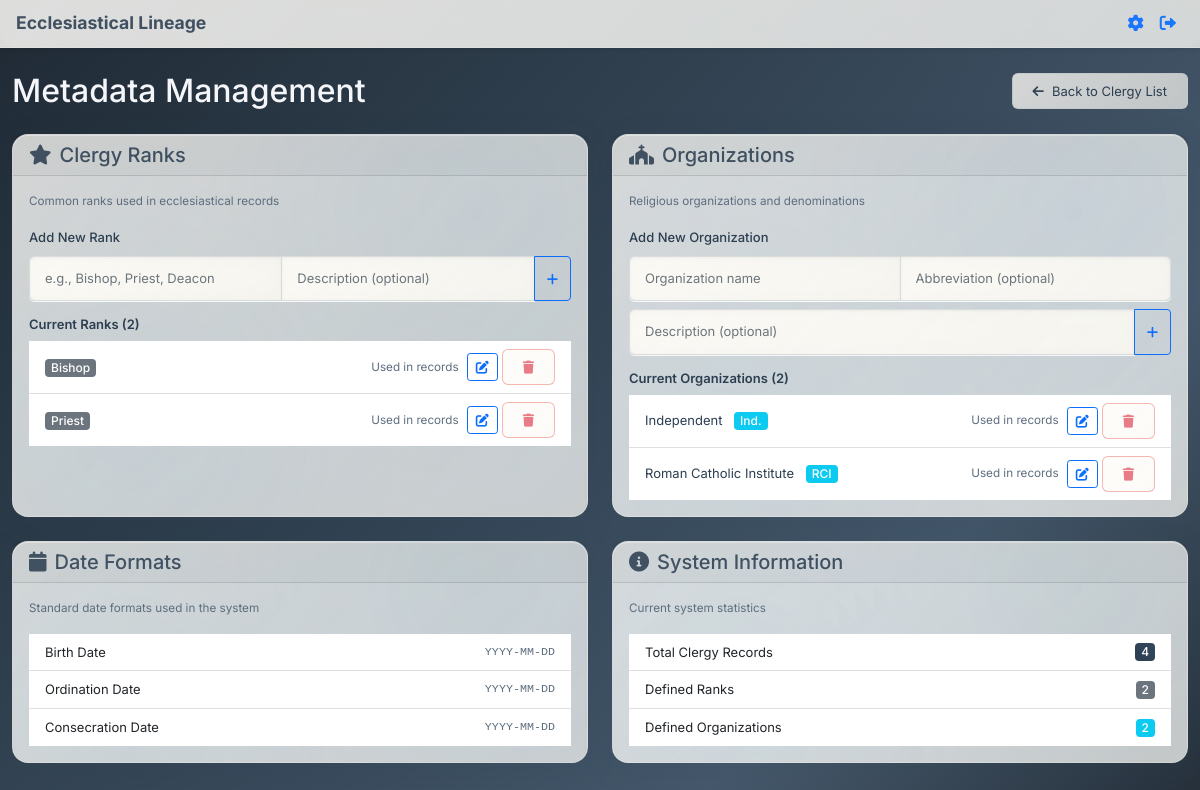
Page /metadata (signed in) on the earlier database version.
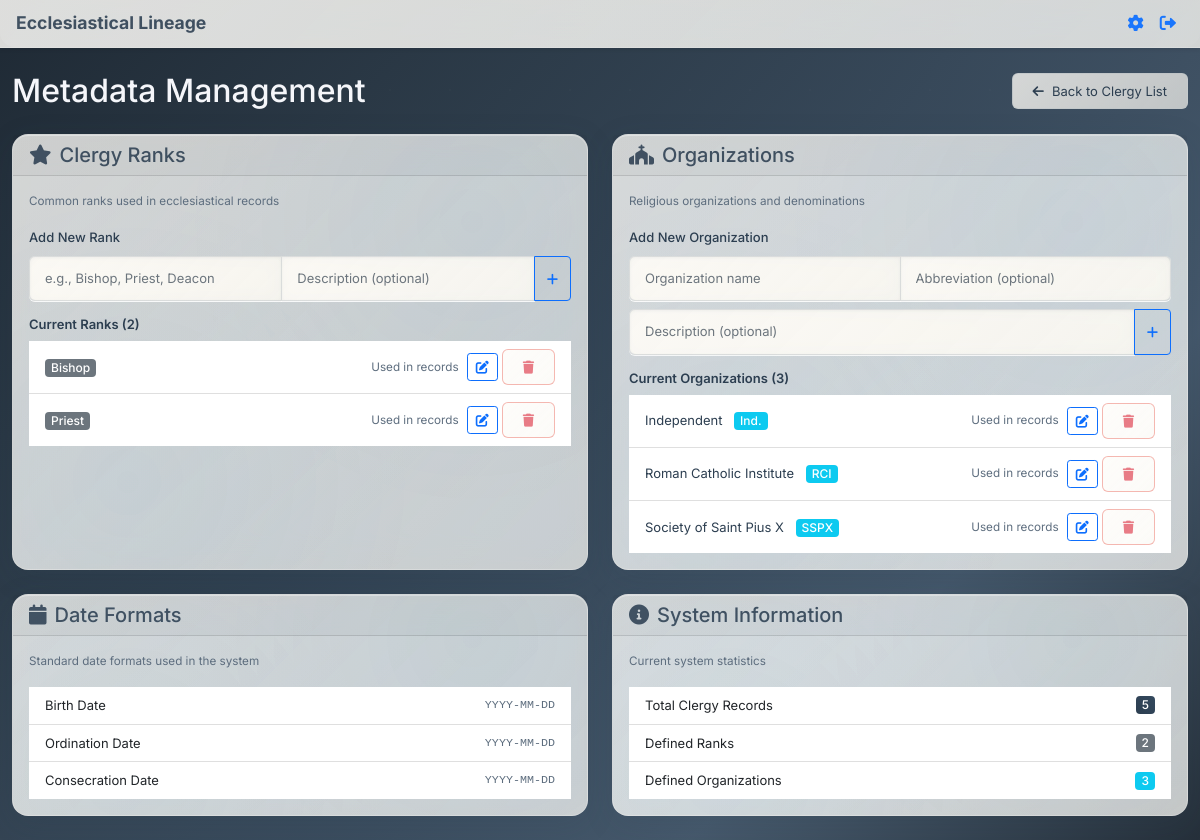
Same page on the later database version.
### app.py (models this page shows, shortened)
class Rank(db.Model):
    id = db.Column(db.Integer, primary_key=True)
    name = db.Column(db.String(100), unique=True, nullable=False)
    description = db.Column(db.Text)
    created_at = db.Column(db.DateTime, default=datetime.utcnow)

class Organization(db.Model):
    id = db.Column(db.Integer, primary_key=True)
    name = db.Column(db.String(200), unique=True, nullable=False)
    abbreviation = db.Column(db.String(20), unique=True)  # Short code for the organization
    description = db.Column(db.Text)
    created_at = db.Column(db.DateTime, default=datetime.utcnow)

### app.py (the view)
@app.route('/metadata')
def metadata():
    if 'user_id' not in session:
        flash('Please log in to access metadata.', 'error')
        return redirect(url_for('login'))
    ranks = Rank.query.order_by(Rank.name).all()
    organizations = Organization.query.order_by(Organization.name).all()
    clergy_ranks = db.session.query(Clergy.rank).distinct().filter(Clergy.rank.isnot(None)).all()
    clergy_organizations = db.session.query(Clergy.organization).distinct().filter(Clergy.organization.isnot(None)).all()
    clergy_rank_list = [rank[0] for rank in clergy_ranks]
    clergy_organization_list = [org[0] for org in clergy_organizations]
    return render_template('metadata.html',
                         ranks=ranks,
                         organizations=organizations,
                         clergy_ranks=clergy_rank_list,
                         clergy_organizations=clergy_organization_list)

### templates/metadata.html (shortened to what this page needs)
{% extends "base.html" %}
{% block full_content %}
    <div class="container mt-4">
        <div class="d-flex justify-content-between align-items-center mb-4">
            <h1 class="h2 mb-0">Metadata Management</h1>
            <a href="{{ url_for('clergy_list') }}" class="btn btn-outline-secondary">
                <i class="fas fa-arrow-left me-2"></i>Back to Clergy List
            </a>
        </div>
        <div class="row">
            <div class="col-md-6 mb-4">
                <div class="card h-100">
                    <div class="card-header">
                        <h3 class="h5 mb-0">
                            <i class="fas fa-star me-2"></i>Clergy Ranks
                        </h3>
                    </div>
                    <div class="card-body">
                        <p class="text-muted mb-3">Common ranks used in ecclesiastical records</p>
                        <div class="mb-3">
                            <label for="new-rank" class="form-label">Add New Rank</label>
                            <div class="input-group">
                                <input type="text" class="form-control" id="new-rank" placeholder="e.g., Bishop, Priest, Deacon">
                                <input type="text" class="form-control" id="new-rank-description" placeholder="Description (optional)">
                                <button class="btn btn-outline-primary" type="button" onclick="addRank()">
                                    <i class="fas fa-plus"></i>
                                </button>
                            </div>
                        </div>
                        <div class="rank-list">
                            <h6 class="mb-2">Current Ranks ({{ ranks|length }})</h6>
                            {% if ranks %}
                                <div class="list-group list-group-flush" id="ranks-list">
                                    {% for rank in ranks %}
                                    <div class="list-group-item d-flex justify-content-between align-items-center py-2" data-rank-id="{{ rank.id }}">
                                        <div>
                                            <span class="badge bg-secondary">{{ rank.name }}</span>
                                        </div>
                                        <div class="d-flex align-items-center">
                                            {% if rank.name in clergy_ranks %}
                                                <small class="text-muted me-2">Used in records</small>
                                            {% endif %}
                                            <button class="btn btn-sm btn-outline-primary me-1" onclick="editRank({{ rank.id }}, '{{ rank.name }}', '{{ rank.description or '' }}')" title="Edit rank">
                                                <i class="fas fa-edit"></i>
                                            </button>
                                            <button class="btn btn-sm btn-outline-danger" onclick="deleteRank({{ rank.id }}, '{{ rank.name }}')"
                                                    {% if rank.name in clergy_ranks %}disabled title="Cannot delete - used in clergy records"{% endif %}>
                                                <i class="fas fa-trash"></i>
                                            </button>
                                        </div>
                                    </div>
                                    {% endfor %}
                                </div>
                            {% else %}
                                <p class="text-muted">No ranks defined yet. Add your first rank above.</p>
                            {% endif %}
                        </div>
                    </div>
                </div>
            </div>
            <div class="col-md-6 mb-4">
                <div class="card h-100">
                    <div class="card-header">
                        <h3 class="h5 mb-0">
                            <i class="fas fa-church me-2"></i>Organizations
                        </h3>
                    </div>
                    <div class="card-body">
                        <p class="text-muted mb-3">Religious organizations and denominations</p>
                        <div class="mb-3">
                            <label for="new-organization" class="form-label">Add New Organization</label>
                            <div class="input-group mb-2">
                                <input type="text" class="form-control" id="new-organization" placeholder="Organization name">
                                <input type="text" class="form-control" id="new-organization-abbreviation" placeholder="Abbreviation (optional)">
                            </div>
                            <div class="input-group">
                                <input type="text" class="form-control" id="new-organization-description" placeholder="Description (optional)">
                                <button class="btn btn-outline-primary" type="button" onclick="addOrganization()">
                                    <i class="fas fa-plus"></i>
                                </button>
                            </div>
                        </div>
                        <div class="organization-list">
                            <h6 class="mb-2">Current Organizations ({{ organizations|length }})</h6>
                            {% if organizations %}
                                <div class="list-group list-group-flush" id="organizations-list">
                                    {% for organization in organizations %}
                                    <div class="list-group-item d-flex justify-content-between align-items-center py-2" data-org-id="{{ organization.id }}">
                                        <div>
                                            <span class="text-primary">{{ organization.name }}</span>
                                            {% if organization.abbreviation %}
                                                <span class="badge bg-info ms-2">{{ organization.abbreviation }}</span>
                                            {% endif %}
                                        </div>
                                        <div class="d-flex align-items-center">
                                            {% if organization.name in clergy_organizations %}
                                                <small class="text-muted me-2">Used in records</small>
                                            {% endif %}
                                            <button class="btn btn-sm btn-outline-primary me-1" onclick="editOrganization({{ organization.id }}, '{{ organization.name }}', '{{ organization.abbreviation or '' }}', '{{ organization.description or '' }}')" title="Edit organization">
                                                <i class="fas fa-edit"></i>
                                            </button>
                                            <button class="btn btn-sm btn-outline-danger" onclick="deleteOrganization({{ organization.id }}, '{{ organization.name }}')"
                                                    {% if organization.name in clergy_organizations %}disabled title="Cannot delete - used in clergy records"{% endif %}>
                                                <i class="fas fa-trash"></i>
                                            </button>
                                        </div>
                                    </div>
                                    {% endfor %}
                                </div>
                            {% else %}
                                <p class="text-muted">No organizations defined yet. Add your first organization above.</p>
                            {% endif %}
                        </div>
                    </div>
                </div>
            </div>
        </div>
        <div class="row">
            <div class="col-md-6 mb-4">
                <div class="card">
                    <div class="card-header">
                        <h3 class="h5 mb-0">
                            <i class="fas fa-calendar me-2"></i>Date Formats
                        </h3>
                    </div>
                    <div class="card-body">
                        <p class="text-muted mb-3">Standard date formats used in the system</p>
                        <div class="list-group list-group-flush">
                            <div class="list-group-item d-flex justify-content-between align-items-center py-2">
                                <span>Birth Date</span>
                                <code class="text-muted">YYYY-MM-DD</code>
                            </div>
                            <div class="list-group-item d-flex justify-content-between align-items-center py-2">
                                <span>Ordination Date</span>
                                <code class="text-muted">YYYY-MM-DD</code>
                            </div>
                            <div class="list-group-item d-flex justify-content-between align-items-center py-2">
                                <span>Consecration Date</span>
                                <code class="text-muted">YYYY-MM-DD</code>
                            </div>
                        </div>
                    </div>
                </div>
            </div>
            <div class="col-md-6 mb-4">
                <div class="card">
                    <div class="card-header">
                        <h3 class="h5 mb-0">
                            <i class="fas fa-info-circle me-2"></i>System Information
                        </h3>
                    </div>
                    <div class="card-body">
                        <p class="text-muted mb-3">Current system statistics</p>
                        <div class="list-group list-group-flush">
                            <div class="list-group-item d-flex justify-content-between align-items-center py-2">
                                <span>Total Clergy Records</span>
                                <span class="badge bg-primary">{{ clergy_ranks|length + clergy_organizations|length }}</span>
                            </div>
                            <div class="list-group-item d-flex justify-content-between align-items-center py-2">
                                <span>Defined Ranks</span>
                                <span class="badge bg-secondary">{{ ranks|length }}</span>
                            </div>
                            <div class="list-group-item d-flex justify-content-between align-items-center py-2">
                                <span>Defined Organizations</span>
                                <span class="badge bg-info">{{ organizations|length }}</span>
                            </div>
                        </div>
                    </div>
                </div>
            </div>
        </div>
    </div>
{% endblock %}

### templates/base.html (shortened to what this page needs)
<!DOCTYPE html>
<html lang="en">
<head>
    <link href="https://cdn.jsdelivr.net/npm/bootstrap@5.1.3/dist/css/bootstrap.min.css" rel="stylesheet">
    <link href="https://cdnjs.cloudflare.com/ajax/libs/font-awesome/6.0.0/css/all.min.css" rel="stylesheet">
    <link href="{{ url_for('static', filename='css/main.css') }}" rel="stylesheet">
</head>
<body>
    {% include 'navbar.html' %}
    {% block full_content %}{% endblock %}
</body>
</html>

### templates/navbar.html (shortened to what this page needs)
<nav class="navbar navbar-expand-lg navbar-light bg-light shadow-sm" style="position:fixed; top:0; left:0; width:100vw; z-index:1050; height:48px; min-height:48px;">
  <div class="container-fluid px-3">
    <a class="navbar-brand py-0" href="/" style="font-size:1.1rem;">Ecclesiastical Lineage</a>
    <div class="d-flex align-items-center ms-auto">
      {% if session.get('is_admin') %}
        <a class="nav-link px-2" href="{{ url_for('settings') }}" title="Settings">
        </a>
      {% endif %}
      {% if session.get('user_id') %}
        <a class="nav-link px-2" href="#" title="Logout" hx-get="{{ url_for('logout') }}" hx-target="body" hx-push-url="true">
        </a>
      {% else %}
        <a class="nav-link px-2" href="{{ url_for('login') }}" title="Login">
          <i class="fas fa-sign-in-alt fa-lg"></i>
        </a>
      {% endif %}
    </div>
  </div>
</nav>
<div style="height:48px;"></div>

Differences in the rows shown:
added Organization: name "Society of Saint Pius X", abbreviation "SSPX", shows "Used in records"
Other differences:
{{ organizations|length }}: "2" → "3"
{{ clergy_ranks|length + clergy_organizations|length }}: "4" → "5"
